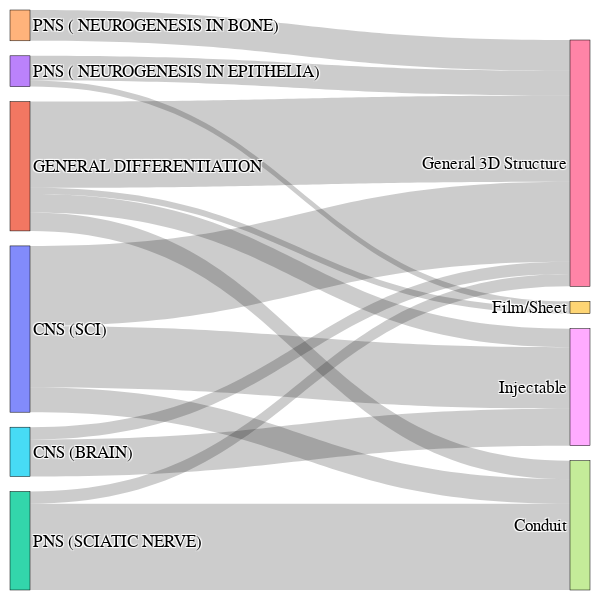

This figure's notebook cell:
### Code cell
# Fig 7-C2 (Snakey graph at bottom: graphing)


target_labels = wdf_14['Hydrogel_geometry'].unique().tolist()  
source_labels = wdf_14['Tissue_modeled'].unique().tolist()  

# Create a combined list of all unique labels
all_labels = source_labels + target_labels

# Create a mapping from label to index
label_to_index = {label: i for i, label in enumerate(all_labels)}

# Map source and target columns to index values
wdf_14['source_index'] = wdf_14['Tissue_modeled'].map(label_to_index)  
wdf_14['target_index'] = wdf_14['Hydrogel_geometry'].map(label_to_index) 

link_counts = wdf_14.groupby(['source_index', 'target_index']).size().reset_index(name='count')

# Create the Sankey diagram
fig = go.Figure(data=[go.Sankey(
    node=dict(
        pad=15,
        thickness=20,
        line=dict(color="black", width=0.5),
        label=all_labels,  
    ),
    link=dict(
        source=link_counts['source_index'],  # Indices of the source nodes
        target=link_counts['target_index'],  # Indices of the target nodes
        value=link_counts['count']            # Use the counts for the connections
    )
)])

fig.update_layout(

    font=dict(
        size=17,
        color="black",
        family="Arial"  
    ),
    width=600,
    height=600,
    margin=dict(l=10, r=10, t=10, b=10)
)

fig.write_image("sankey_diagram_flipped.png", width=500, height=500, scale=2)  # Higher resolution

fig.show()

### Figure 1 — Plotly figure (JSON) as saved in the notebook; plotly's stock layout.template omitted (floating-point values rounded to 4 significant figures)
{"data": [{"link": {"source": [0, 0, 0, 1, 1, 1, 1, 2, 2, 3, 3, 4, 5, 5], "target": [6, 7, 8, 6, 7, 8, 9, 6, 7, 6, 9, 6, 6, 8], "value": [13, 4, 10, 14, 3, 3, 1, 2, 14, 4, 1, 5, 2, 6]}, "node": {"label": ["CNS (SCI)", "GENERAL DIFFERENTIATION", "PNS (SCIATIC NERVE)", "PNS ( NEUROGENESIS IN EPITHELIA)", "PNS ( NEUROGENESIS IN BONE)", "CNS (BRAIN)", "General 3D Structure", "Conduit", "Injectable", "Film/Sheet"], "line": {"color": "black", "width": 0.5}, "pad": 15, "thickness": 20}, "type": "sankey"}], "layout": {"font": {"color": "black", "family": "Arial", "size": 17}, "height": 600, "margin": {"b": 10, "l": 10, "r": 10, "t": 10}, "width": 600}}
